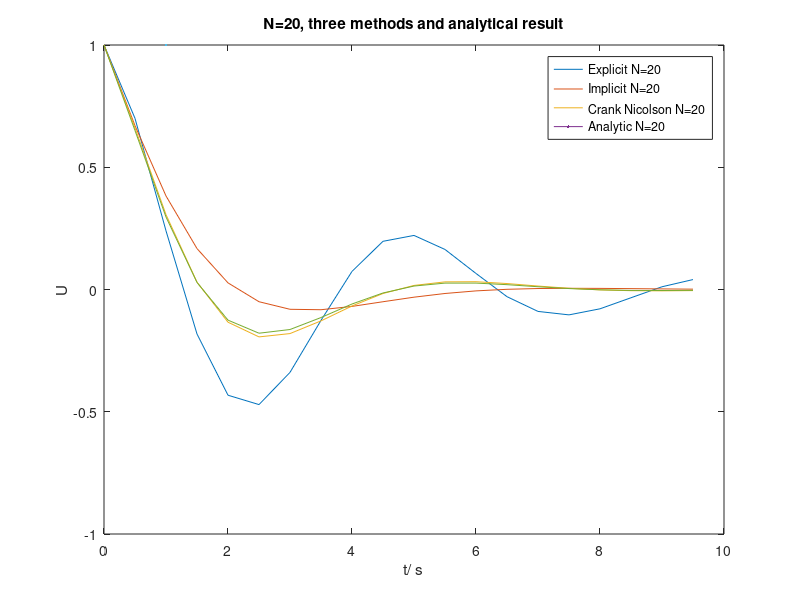

The MATLAB source for this figure:
clc;
clearvars;
% 

T=10;
k=1:3;
N(k)=[20 100 500];
lam=-3/5+i;

for k=1:3
dt(k)=T/N(k);
end

for k=1:3
    f_ex(k,1)=1;
    f_im(k,1)=1;
    f_cn(k,1)=1;
    f_tr(k,1)=1;
end

for k=1:3
    for j=1:(N(k)-1)
    f_ex(k,j+1)=(1+dt(k).*lam).*f_ex(k,j);
    f_im(k,j+1)=f_im(k,j)./((1-dt(k).*lam));
    f_cn(k,j+1)=(1+2.*dt(k).*lam./(2-dt(k).*lam)).*f_cn(k,j);
    f_tr(k,j+1)=real(exp(lam.*(0+dt(k).*j)));
    end
    
end


for k=1:3
    t(k,1)=0;
    for j=1:(N(k)-1)
    t(k,j+1)=t(k,j)+dt(k);
    end
end


plot(t(1,1:N(1))',real(f_ex(1,1:N(1)))',  t(1,1:N(1))',real(f_im(1,1:N(1)))',  t(1,1:N(1))',real(f_cn(1,1:N(1)))', linewidth=1);
hold on
plot (t(1,1:N(1))',f_tr(1,1:N(1))',linewidth=1)
legend('Explicit N=20','Implicit N=20','Crank Nicolson N=20','Analytic N=20')
title('N=20, three methods and analytical result')

%plot(t(2,1:N(2))',real(f_ex(2,1:N(2)))',  t(2,1:N(2))',real(f_im(2,1:N(2)))',  t(2,1:N(2))',real(f_cn(2,1:N(2)))', linewidth=1);
%hold on
%plot (t(2,1:N(2))',f_tr(2,1:N(2))',linewidth=1)
%legend('Explicit N=100','Implicit N=100','Crank Nicolson N=100','Analytic N=100')
%title('N=100, three methods and analytical result')

%plot(t(3,1:N(3))',f_ex(3,1:N(3))',  t(3,1:N(3))',f_im(3,1:N(3))',  t(3,1:N(3))',f_cn(3,1:N(3))', linewidth=1);
%hold on
%plot (t(3,1:N(3))',f_tr(3,1:N(3))',linewidth=1)
%legend('Explicit N=500','Implicit N=500','Crank Nicolson N=500','Analytic N=500')
%title('N=500, three methods and analytical result')


xlabel('t/ s')
ylabel('U')
